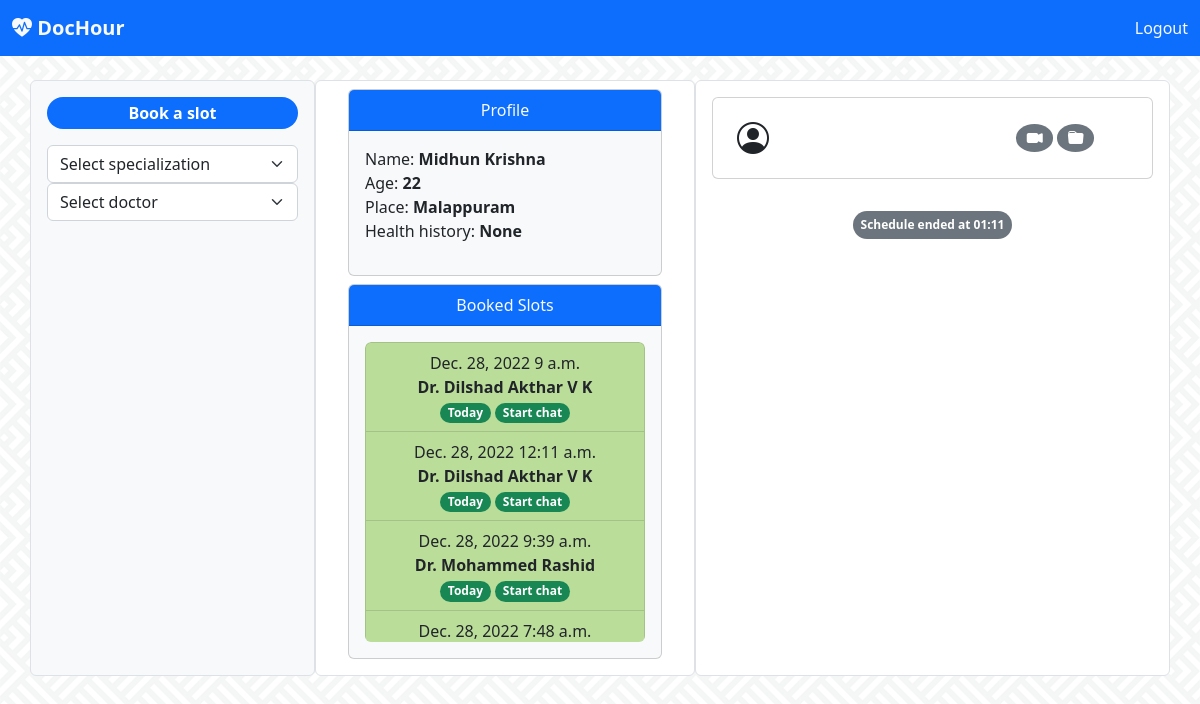
/client/client_home_chat/25 (signed in), run on the app's committed database.
### client/models.py (models this page shows, shortened)
class Client(models.Model):
    user = models.OneToOneField(User, on_delete=models.CASCADE)
    place = models.CharField(max_length=100)
    age = models.IntegerField()
    health_history = models.CharField(max_length=250)

### doctor/models.py (models this page shows, shortened)
class Schedule(models.Model):
    doc = models.ForeignKey(Doctor, on_delete=models.CASCADE)
    date = models.DateField()
    start_time = models.TimeField()
    taken = models.ForeignKey(Client, related_name='taken', on_delete=models.CASCADE, null=True, blank=True)
    confirmed = models.BooleanField(default=False)
    cancelled = models.ForeignKey(Client, related_name='cancelled', on_delete=models.CASCADE, null=True, blank=True)

class Doctor(models.Model):
    user = models.OneToOneField(User, on_delete=models.CASCADE)
    hospital = models.CharField(max_length=120)
    location = models.CharField(max_length=100)
    specialization = models.ForeignKey(Specialization, on_delete=models.CASCADE)

### client/views.py (the view)
# urls.py: url(r'^client_home_chat/(?P<slot>\d+)$', views.client_home_chat, name='client_home_chat'),
def client_home_chat(request, slot):
    doctor = 0
    slot = Schedule.objects.get(id=slot)
    msgs = ['wait until your scheduled time to start chat']
    client = Client.objects.get(user=request.user)
    today = Schedule.objects.filter(taken=client, date = dt.today())
    booked = Schedule.objects.filter(taken=client)
    start = datetime.strptime(str(slot.date)+" "+str(int(str(slot.start_time)[:2])) +":"+ str(slot.start_time)[3:5],"%Y-%m-%d %H:%M")
    if int(str(slot.start_time)[:2])!=23:
        end = datetime.strptime(str(slot.date)+" "+str(int(str(slot.start_time)[:2])+1) +":"+ str(slot.start_time)[3:5],"%Y-%m-%d %H:%M")
    else:
        end = datetime.strptime(str(slot.date + timedelta(days=1))+" 00:"+ str(slot.start_time)[3:5],"%Y-%m-%d %H:%M")
    now = datetime.strptime(str(datetime.now())[0:16], "%Y-%m-%d %H:%M")
    if slot.date == dt.today() and now >= start and now <= end:
        doctor = Doctor.objects.get(id=slot.doc.id)
        msgs_recieved = Message.objects.filter(sender=request.user.id, reciever=doctor.user.id)
        msgs_send = Message.objects.filter(reciever=request.user.id, sender=doctor.user.id)
        msgs = sorted(chain(msgs_send, msgs_recieved), key=attrgetter('datetime'))
    elif slot.date == dt.today() and now > end:
        msgs =["Schedule ended at " + str(end)[11:16]]
    elif slot.date == dt.today() and now < start:
        msgs =["Schedule is from " + str(start)[11:16] + " to " + str(end)[11:16] ]
    cancelled = Schedule.objects.filter(cancelled=client)
    spec = Specialization.objects.all()
    return render(request,'client/client-home.html', context={'slot':slot, 'client': client, 'booked':booked,'cancelled':cancelled, 'spec':spec, 'today': today, 'doctor':doctor, 'msgs': msgs})

### templates/client/client-home.html (shortened to what this page needs)
<!doctype html>
<html lang="en">
  <head>
    <link rel="stylesheet" href="https://cdn.jsdelivr.net/npm/bootstrap-icons@1.10.2/font/bootstrap-icons.css">
    <link href="https://cdn.jsdelivr.net/npm/bootstrap@5.2.3/dist/css/bootstrap.min.css" rel="stylesheet">
  </head>
  <body style="background-image: url('../../../static/images/bg.webp');background-repeat: repeat; background-position: center; ">
    <nav class="navbar navbar-expand-lg fixed-top bg-primary">
        <div class="container-fluid">
          <div class="collapse navbar-collapse" id="navbarTogglerDemo01">
            <a class="navbar-brand" href="#"><b class="bi bi-heart-pulse-fill text-light">
                DocHour</b></a>
            <div>
                    <a class="nav-link active text-light" aria-current="page" href="{% url 'doctor:user_logout' %}">Logout</a>
            </div>
          </div>
        </div>
      </nav>
      <nav class="navbar bg-light">
        <div class="container-fluid">
          <a class="navbar-brand" href="#">
            <b class="bi bi-heart-pulse-fill text-danger">
            DocHour</b>
          </a>
        </div>
      </nav>
      <br>
      <div class="container">
      <div class="row">
        <div class="col-sm-3 mx-auto p-3 border bg-light rounded">
          <p class="bg-primary rounded-pill text-white text-center p-1"><b>Book a slot</b></p>
          <form action="{% url 'client:client_home_spec' %}" method="post">
          <select class="form-select" aria-label="Default select example" onchange="this.form.submit()" name="spec">
            <option selected>{% if spec_sel %}{{spec_sel}}{% else %} Select specialization {% endif %}</option>
          </select>
        </form>
        <form action="{% url 'client:client_home_doc' %}" method="post">
          <select class="form-select" aria-label="Default select example"  onchange="this.form.submit()" name="doc">
            <option selected>{% if doctor %}{{doctor.user.first_name}} {{doctor.user.last_name}}{% else %} Select doctor {% endif %}</option>
          </select>
        </form>
        <br>
        <ul class="list-group text-start"  style="overflow-y: auto; height:400px">
          <br>
        </ul>
        </div>
        <div class="col-sm-4 mx-auto px-4 py-2 text-center rounded border bg-white" >
          <div class="card mx-2 bg-light">
            <div class="card-header bg-primary text-light">
              Profile
            </div>
          <p class="text-start p-3">
          Name: <b>{{client.user.first_name}} {{client.user.last_name}}</b><br>
          Age: <b> {{client.age}} </b><br>
          Place: <b>{{client.place}} </b><br>
          Health history: <b>{{client.health_history}}</b></p>
          </div>
          <div class="card m-2 bg-light">
            <div class="card-header bg-primary text-light">Booked Slots</div>
              <div class="card-body">
                <ul class="list-group text-start"  style="overflow-y: auto; height:300px">
                  {% for slot in booked %}
                  {% if slot.confirmed %}<li class="list-group-item text-center" style="background-color: rgb(187, 221, 154);">{{slot.date}} {{slot.start_time}} <br> <b>Dr. {{slot.doc.user.first_name}} {{slot.doc.user.last_name}}</b> <br>
                    {% if slot in today%}<span class="badge rounded-pill bg-success">  Today </span>
                    <a href="{% url 'client:client_home_chat' slot.id %}"><span class="badge rounded-pill bg-success">  Start chat </span></a>
                    {% else %}
                    <span class="badge rounded-pill bg-success"> Confirmed by doctor </span>{% endif %}</li>
                  {% else %}<li class="list-group-item text-center"  style="background-color: rgb(228, 233, 182);">{{slot.date}} {{slot.start_time}} <br> <b> Dr. {{slot.doc.user.first_name}} {{slot.doc.user.last_name}}</b> <br> <span class="badge rounded-pill bg-warning text-dark">waiting for confirmation</span></li>
                  {% endif %}
                  {% endfor %}
                  <br>
                </ul>
              </div>
            </div>
      </div>
        <div class="col-sm-5 mx-auto p-3 border bg-white rounded">
            <div class="card mb-2">
                <div class="row  p-3">
                <div class="col-sm-2 text-center my-auto">
                    <i class="bi bi-person-circle fs-2"></i>
                </div>
                <div class="col-sm-9 my-auto">
                  <div class="row">
                    <div class="col-8">
                    </div>
                    <div class="col-4 my-auto">
                      <span class="badge text-bg-secondary rounded-circle fs-6"> <i class="bi bi-camera-video-fill"></i></span>
                      <span class="badge text-bg-secondary rounded-circle fs-6"> <i class="bi bi-folder-fill"></i> </span>
                    </div>
                  </div>
                </div>
                </div>
            </div>
        <div class="px-3" style="overflow-y: auto; height:400px" id="msgbox">
          {% for m in msgs %}
          {% if doctor == 0 %}
          <p class="text-center"><span class="badge bg-secondary p-2 rounded-pill mt-4">{{msgs.0}}</span></p>
            {% endif %}
          {% empty %}
          <p class="text-center"><span class="badge rounded-pill text-bg-secondary px-3 py-2">{% if client %} No messages yet! {% else %} Select a client to start chat. {% endif %}</span></p>
          {% endfor %}
        </div>
        </div>
      </div>
      </div>
  </body>
</html>

### data on the page
Client: user.first_name "Midhun", user.last_name "Krishna", age "22", place "Malappuram", health_history "None"
Schedule: date "Dec. 28, 2022", start_time "9 a.m.", doc.user.first_name "Dilshad", doc.user.last_name "Akthar V K", shows "Today"
Schedule: date "Dec. 28, 2022", start_time "12:11 a.m.", doc.user.first_name "Dilshad", doc.user.last_name "Akthar V K", shows "Today"
Schedule: date "Dec. 28, 2022", start_time "9:39 a.m.", doc.user.first_name "Mohammed", doc.user.last_name "Rashid", shows "Today"
Schedule: date "Dec. 28, 2022", start_time "7:48 a.m."

### other printed values
{{ msgs.0 }} "Schedule ended at 01:11"
